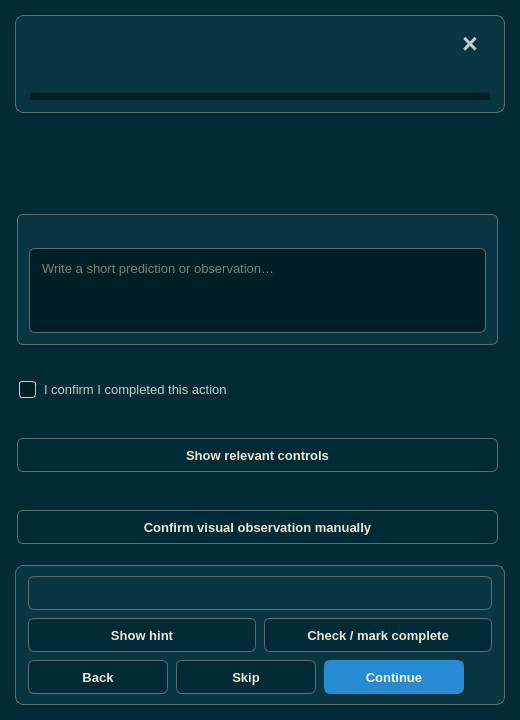
<?xml version='1.0' encoding='UTF-8'?>
<ui version="4.0">
  <class>TutorialPanel</class>
  <widget class="QDialog" name="TutorialPanel">
    <property name="geometry">
      <rect>
        <x>0</x>
        <y>0</y>
        <width>520</width>
        <height>720</height>
      </rect>
    </property>
    <property name="minimumSize">
      <size>
        <width>420</width>
        <height>490</height>
      </size>
    </property>
    <property name="windowTitle">
      <string>Spikeling tutorial</string>
    </property>
    <property name="font">
      <font>
        <family>Segoe UI</family>
        <pointsize>10</pointsize>
      </font>
    </property>
    <property name="styleSheet">
      <string notr="true">QDialog#TutorialPanel { background-color: rgb(0, 43, 54); color: rgb(190, 205, 205); font-family: "Segoe UI"; font-size: 10pt; }
QDialog#TutorialPanel QFrame#headerCard, QDialog#TutorialPanel QFrame#footerCard { background-color: rgb(7, 54, 66); border: 1px solid rgb(88, 110, 117); border-radius: 8px; }
QDialog#TutorialPanel QFrame#reflectionCard, QDialog#TutorialPanel QFrame#statusCard { background-color: rgb(7, 54, 66); border: 1px solid rgb(88, 110, 117); border-radius: 6px; }
QDialog#TutorialPanel QScrollArea#stepScrollArea, QDialog#TutorialPanel QWidget#stepScrollContent { background-color: transparent; border: none; }
QDialog#TutorialPanel QLabel { color: rgb(190, 205, 205); background-color: transparent; border: none; padding: 0; }
QDialog#TutorialPanel QLabel#tutorialTitle { color: rgb(238, 232, 213); font-size: 13pt; font-weight: 700; }
QDialog#TutorialPanel QLabel#stepCount { color: rgb(190, 205, 205); font-size: 9pt; }
QDialog#TutorialPanel QLabel#stepTitle { color: rgb(238, 232, 213); font-size: 12pt; font-weight: 700; }
QDialog#TutorialPanel QLabel#phaseLabel { color: rgb(38, 139, 210); font-size: 10pt; font-weight: 600; }
QDialog#TutorialPanel QLabel#instructionText, QDialog#TutorialPanel QLabel#reflectionPrompt { font-size: 10pt; }
QDialog#TutorialPanel QLabel#targetLabel { color: rgb(190, 205, 205); font-size: 9pt; }
QDialog#TutorialPanel QLabel#hintLabel { color: rgb(238, 232, 213); font-size: 9pt; }
QDialog#TutorialPanel QLabel#stateLabel { color: rgb(190, 205, 205); font-size: 9pt; }
QDialog#TutorialPanel QPlainTextEdit#reflectionEdit { background-color: rgb(0, 30, 38); color: rgb(238, 232, 213); border: 1px solid rgb(88, 110, 117); border-radius: 6px; padding: 8px; selection-background-color: rgb(38, 139, 210); font-size: 10pt; }
QDialog#TutorialPanel QPlainTextEdit#reflectionEdit:focus { border: 1px solid rgb(38, 139, 210); }
QDialog#TutorialPanel QCheckBox#attestationCheck { background-color: transparent; color: rgb(190, 205, 205); font-size: 10pt; spacing: 8px; }
QDialog#TutorialPanel QCheckBox#attestationCheck::indicator { width: 15px; height: 15px; border: 1px solid rgb(190, 205, 205); border-radius: 3px; background-color: rgb(0, 30, 38); }
QDialog#TutorialPanel QCheckBox#attestationCheck::indicator:checked { background-color: rgb(38, 139, 210); border: 1px solid rgb(38, 139, 210); image: none; }
QDialog#TutorialPanel QPushButton { background-color: rgb(0, 43, 54); color: rgb(238, 232, 213); border: 1px solid rgb(88, 110, 117); border-radius: 6px; padding: 6px 11px; font-size: 10pt; font-weight: 600; min-height: 20px; }
QDialog#TutorialPanel QPushButton:hover:enabled { background-color: rgb(7, 54, 66); border: 1px solid rgb(38, 139, 210); }
QDialog#TutorialPanel QPushButton:pressed { background-color: rgb(0, 30, 38); }
QDialog#TutorialPanel QPushButton:disabled { color: rgb(88, 110, 117); border: 1px solid rgb(88, 110, 117); }
QDialog#TutorialPanel QPushButton#nextButton { background-color: rgb(38, 139, 210); color: rgb(253, 246, 227); border: 1px solid rgb(38, 139, 210); font-weight: 700; }
QDialog#TutorialPanel QPushButton#nextButton:hover:enabled { background-color: rgb(42, 161, 152); border-color: rgb(42, 161, 152); }
QDialog#TutorialPanel QPushButton#nextButton:disabled { background-color: rgb(7, 54, 66); color: rgb(88, 110, 117); border-color: rgb(88, 110, 117); }
QDialog#TutorialPanel QProgressBar#progressBar { background-color: rgb(0, 30, 38); border: none; border-radius: 4px; min-height: 7px; max-height: 7px; text-align: center; }
QDialog#TutorialPanel QProgressBar#progressBar::chunk { background-color: rgb(38, 139, 210); border-radius: 4px; }
QDialog#TutorialPanel QScrollBar:vertical { background-color: rgb(0, 43, 54); width: 9px; margin: 0; }
QDialog#TutorialPanel QScrollBar::handle:vertical { background-color: rgb(88, 110, 117); min-height: 20px; border-radius: 4px; }
QDialog#TutorialPanel QScrollBar::add-line:vertical, QDialog#TutorialPanel QScrollBar::sub-line:vertical { height: 0; }
QDialog#TutorialPanel QScrollBar::add-page:vertical, QDialog#TutorialPanel QScrollBar::sub-page:vertical { background: transparent; }

QDialog#TutorialPanel QPushButton#titleCloseButton { background-color: transparent; color: rgb(190, 205, 205); border: none; border-radius: 5px; padding: 0; font-size: 20pt; font-weight: 700; min-height: 0; }
QDialog#TutorialPanel QPushButton#titleCloseButton:hover { background-color: rgb(0, 30, 38); color: rgb(238, 232, 213); }
QDialog#TutorialPanel QWidget#resizeGripHost { background-color: transparent; border: none; }
</string>
    </property>
    <layout class="QVBoxLayout" name="rootLayout">
      <property name="leftMargin">
        <number>15</number>
      </property>
      <property name="topMargin">
        <number>15</number>
      </property>
      <property name="rightMargin">
        <number>15</number>
      </property>
      <property name="bottomMargin">
        <number>15</number>
      </property>
      <property name="spacing">
        <number>10</number>
      </property>
      <item>
        <widget class="QFrame" name="headerCard">
          <property name="frameShape">
            <enum>QFrame::NoFrame</enum>
          </property>
          <layout class="QVBoxLayout" name="headerLayout">
            <item><layout class="QHBoxLayout" name="titleLayout"><property name="spacing"><number>8</number></property><item stretch="1">
              <widget class="QLabel" name="tutorialTitle">
                <property name="wordWrap">
                  <bool>true</bool>
                </property>
                <property name="font">
                  <font>
                    <pointsize>13</pointsize>
                    <bold>true</bold>
                  </font>
                </property>
              </widget>
            </item>
            <item><widget class="QPushButton" name="titleCloseButton"><property name="text"><string>×</string></property><property name="toolTip"><string>Close tutorial</string></property><property name="minimumSize"><size><width>40</width><height>40</height></size></property><property name="maximumSize"><size><width>40</width><height>40</height></size></property></widget></item></layout></item><property name="leftMargin">
              <number>14</number>
            </property>
            <property name="topMargin">
              <number>12</number>
            </property>
            <property name="rightMargin">
              <number>14</number>
            </property>
            <property name="bottomMargin">
              <number>12</number>
            </property>
            <property name="spacing">
              <number>7</number>
            </property>
            <item>
              <layout class="QHBoxLayout" name="metaLayout">
                <property name="spacing">
                  <number>6</number>
                </property>
                <item>
                  <widget class="QLabel" name="stepCount">
                    <property name="wordWrap">
                      <bool>true</bool>
                    </property>
                    <property name="font">
                      <font>
                        <pointsize>9</pointsize>
                      </font>
                    </property>
                  </widget>
                </item>
                <item>
                  <spacer name="metaSpacer">
                    <property name="orientation">
                      <enum>Qt::Horizontal</enum>
                    </property>
                    <property name="sizeType">
                      <enum>QSizePolicy::Expanding</enum>
                    </property>
                    <property name="sizeHint" stdset="0">
                      <size>
                        <width>20</width>
                        <height>20</height>
                      </size>
                    </property>
                  </spacer>
                </item>
              </layout>
            </item>
            <item>
              <widget class="QProgressBar" name="progressBar">
                <property name="minimum">
                  <number>0</number>
                </property>
                <property name="maximum">
                  <number>100</number>
                </property>
                <property name="value">
                  <number>0</number>
                </property>
                <property name="textVisible">
                  <bool>false</bool>
                </property>
                <property name="minimumSize">
                  <size>
                    <width>0</width>
                    <height>7</height>
                  </size>
                </property>
                <property name="maximumSize">
                  <size>
                    <width>16777215</width>
                    <height>7</height>
                  </size>
                </property>
              </widget>
            </item>
          </layout>
        </widget>
      </item>
      <item>
        <widget class="QScrollArea" name="stepScrollArea">
          <property name="frameShape">
            <enum>QFrame::NoFrame</enum>
          </property>
          <property name="widgetResizable">
            <bool>true</bool>
          </property>
          <property name="horizontalScrollBarPolicy">
            <enum>Qt::ScrollBarAlwaysOff</enum>
          </property>
          <property name="verticalScrollBarPolicy">
            <enum>Qt::ScrollBarAsNeeded</enum>
          </property>
          <widget class="QWidget" name="stepScrollContent">
            <property name="geometry">
              <rect>
                <x>0</x>
                <y>0</y>
                <width>475</width>
                <height>360</height>
              </rect>
            </property>
            <layout class="QVBoxLayout" name="contentLayout">
              <property name="leftMargin">
                <number>2</number>
              </property>
              <property name="topMargin">
                <number>7</number>
              </property>
              <property name="rightMargin">
                <number>7</number>
              </property>
              <property name="bottomMargin">
                <number>7</number>
              </property>
              <property name="spacing">
                <number>12</number>
              </property>
              <item>
                <widget class="QLabel" name="stepTitle">
                  <property name="wordWrap">
                    <bool>true</bool>
                  </property>
                  <property name="font">
                    <font>
                      <pointsize>12</pointsize>
                      <bold>true</bold>
                    </font>
                  </property>
                </widget>
              </item>
              <item>
                <widget class="QLabel" name="phaseLabel">
                  <property name="wordWrap">
                    <bool>true</bool>
                  </property>
                  <property name="font">
                    <font>
                      <pointsize>10</pointsize>
                    </font>
                  </property>
                </widget>
              </item>
              <item>
                <widget class="QLabel" name="instructionText">
                  <property name="wordWrap">
                    <bool>true</bool>
                  </property>
                  <property name="font">
                    <font>
                      <pointsize>10</pointsize>
                    </font>
                  </property>
                  <property name="textInteractionFlags">
                    <set>Qt::TextSelectableByMouse</set>
                  </property>
                </widget>
              </item>
              <item>
                <widget class="QFrame" name="reflectionCard">
                  <property name="frameShape">
                    <enum>QFrame::NoFrame</enum>
                  </property>
                  <layout class="QVBoxLayout" name="reflectionLayout">
                    <property name="leftMargin">
                      <number>11</number>
                    </property>
                    <property name="topMargin">
                      <number>10</number>
                    </property>
                    <property name="rightMargin">
                      <number>11</number>
                    </property>
                    <property name="bottomMargin">
                      <number>11</number>
                    </property>
                    <property name="spacing">
                      <number>8</number>
                    </property>
                    <item>
                      <widget class="QLabel" name="reflectionPrompt">
                        <property name="wordWrap">
                          <bool>true</bool>
                        </property>
                        <property name="font">
                          <font>
                            <pointsize>10</pointsize>
                          </font>
                        </property>
                      </widget>
                    </item>
                    <item>
                      <widget class="QPlainTextEdit" name="reflectionEdit">
                        <property name="placeholderText">
                          <string>Write a short prediction or observation…</string>
                        </property>
                        <property name="minimumSize">
                          <size>
                            <width>0</width>
                            <height>85</height>
                          </size>
                        </property>
                        <property name="maximumSize">
                          <size>
                            <width>16777215</width>
                            <height>94</height>
                          </size>
                        </property>
                      </widget>
                    </item>
                  </layout>
                </widget>
              </item>
              <item>
                <widget class="QFrame" name="confirmationCard">
                  <property name="frameShape">
                    <enum>QFrame::NoFrame</enum>
                  </property>
                  <layout class="QVBoxLayout" name="confirmationLayout">
                    <property name="leftMargin">
                      <number>2</number>
                    </property>
                    <property name="topMargin">
                      <number>2</number>
                    </property>
                    <property name="rightMargin">
                      <number>2</number>
                    </property>
                    <property name="bottomMargin">
                      <number>2</number>
                    </property>
                    <property name="spacing">
                      <number>8</number>
                    </property>
                    <item>
                      <widget class="QLabel" name="confirmationDetails">
                        <property name="wordWrap">
                          <bool>true</bool>
                        </property>
                        <property name="font">
                          <font>
                            <pointsize>9</pointsize>
                          </font>
                        </property>
                      </widget>
                    </item>
                    <item>
                      <widget class="QCheckBox" name="attestationCheck">
                        <property name="text">
                          <string>I confirm I completed this action</string>
                        </property>
                      </widget>
                    </item>
                  </layout>
                </widget>
              </item>
              <item>
                <widget class="QLabel" name="targetLabel">
                  <property name="wordWrap">
                    <bool>true</bool>
                  </property>
                  <property name="font">
                    <font>
                      <pointsize>9</pointsize>
                    </font>
                  </property>
                </widget>
              </item>
              <item>
                <widget class="QPushButton" name="showControlButton">
                  <property name="text">
                    <string>Show relevant controls</string>
                  </property>
                  <property name="minimumSize">
                    <size>
                      <width>0</width>
                      <height>32</height>
                    </size>
                  </property>
                </widget>
              </item>
              <item>
                <widget class="QLabel" name="hintLabel">
                  <property name="wordWrap">
                    <bool>true</bool>
                  </property>
                  <property name="font">
                    <font>
                      <pointsize>9</pointsize>
                    </font>
                  </property>
                </widget>
              </item>
              <item>
                <widget class="QPushButton" name="manualObservationButton">
                  <property name="text">
                    <string>Confirm visual observation manually</string>
                  </property>
                  <property name="minimumSize">
                    <size>
                      <width>0</width>
                      <height>32</height>
                    </size>
                  </property>
                </widget>
              </item>
              <item>
                </item>
              <item>
                <spacer name="contentEndSpacer">
                  <property name="orientation">
                    <enum>Qt::Vertical</enum>
                  </property>
                  <property name="sizeType">
                    <enum>QSizePolicy::Expanding</enum>
                  </property>
                  <property name="sizeHint" stdset="0">
                    <size>
                      <width>20</width>
                      <height>16</height>
                    </size>
                  </property>
                </spacer>
              </item>
            </layout>
          </widget>
        </widget>
      </item>
      <item>
        <widget class="QFrame" name="footerCard">
          <property name="frameShape">
            <enum>QFrame::NoFrame</enum>
          </property>
          <layout class="QVBoxLayout" name="footerLayout">
            <item><widget class="QFrame" name="statusCard">
                  <property name="frameShape">
                    <enum>QFrame::NoFrame</enum>
                  </property>
                  <layout class="QVBoxLayout" name="statusLayout">
                    <property name="leftMargin">
                      <number>11</number>
                    </property>
                    <property name="topMargin">
                      <number>9</number>
                    </property>
                    <property name="rightMargin">
                      <number>11</number>
                    </property>
                    <property name="bottomMargin">
                      <number>9</number>
                    </property>
                    <property name="spacing">
                      <number>5</number>
                    </property>
                    <item>
                      <widget class="QLabel" name="stateLabel">
                        <property name="wordWrap">
                          <bool>true</bool>
                        </property>
                        <property name="font">
                          <font>
                            <pointsize>9</pointsize>
                          </font>
                        </property>
                      </widget>
                    </item>
                  </layout>
                </widget>
              </item><property name="leftMargin">
              <number>12</number>
            </property>
            <property name="topMargin">
              <number>10</number>
            </property>
            <property name="rightMargin">
              <number>12</number>
            </property>
            <property name="bottomMargin">
              <number>10</number>
            </property>
            <property name="spacing">
              <number>8</number>
            </property>
            <item>
              <layout class="QHBoxLayout" name="actionLayout">
                <property name="spacing">
                  <number>8</number>
                </property>
                <item>
                  <widget class="QPushButton" name="hintButton">
                    <property name="text">
                      <string>Show hint</string>
                    </property>
                    <property name="minimumSize">
                      <size>
                        <width>0</width>
                        <height>32</height>
                      </size>
                    </property>
                  </widget>
                </item>
                <item>
                  <widget class="QPushButton" name="verifyButton">
                    <property name="text">
                      <string>Check / mark complete</string>
                    </property>
                    <property name="minimumSize">
                      <size>
                        <width>0</width>
                        <height>32</height>
                      </size>
                    </property>
                  </widget>
                </item>
              </layout>
            </item>
            <item>
              <layout class="QHBoxLayout" name="bottomLayout">
                <property name="spacing">
                  <number>8</number>
                </property>
                <item>
                  <widget class="QPushButton" name="backButton">
                    <property name="text">
                      <string>Back</string>
                    </property>
                    <property name="minimumSize">
                      <size>
                        <width>0</width>
                        <height>32</height>
                      </size>
                    </property>
                  </widget>
                </item>
                <item>
                  <widget class="QPushButton" name="skipButton">
                    <property name="text">
                      <string>Skip</string>
                    </property>
                    <property name="minimumSize">
                      <size>
                        <width>0</width>
                        <height>32</height>
                      </size>
                    </property>
                  </widget>
                </item>
                <item>
                  <widget class="QPushButton" name="nextButton">
                    <property name="text">
                      <string>Continue</string>
                    </property>
                    <property name="minimumSize">
                      <size>
                        <width>0</width>
                        <height>32</height>
                      </size>
                    </property>
                  </widget>
                </item>
                <item>
                  <widget class="QWidget" name="resizeGripHost"><property name="minimumSize"><size><width>18</width><height>18</height></size></property><property name="maximumSize"><size><width>20</width><height>20</height></size></property></widget>
                </item>
              </layout>
            </item>
          </layout>
        </widget>
      </item>
    </layout>
  </widget>
  <resources/>
  <connections/>
</ui>
